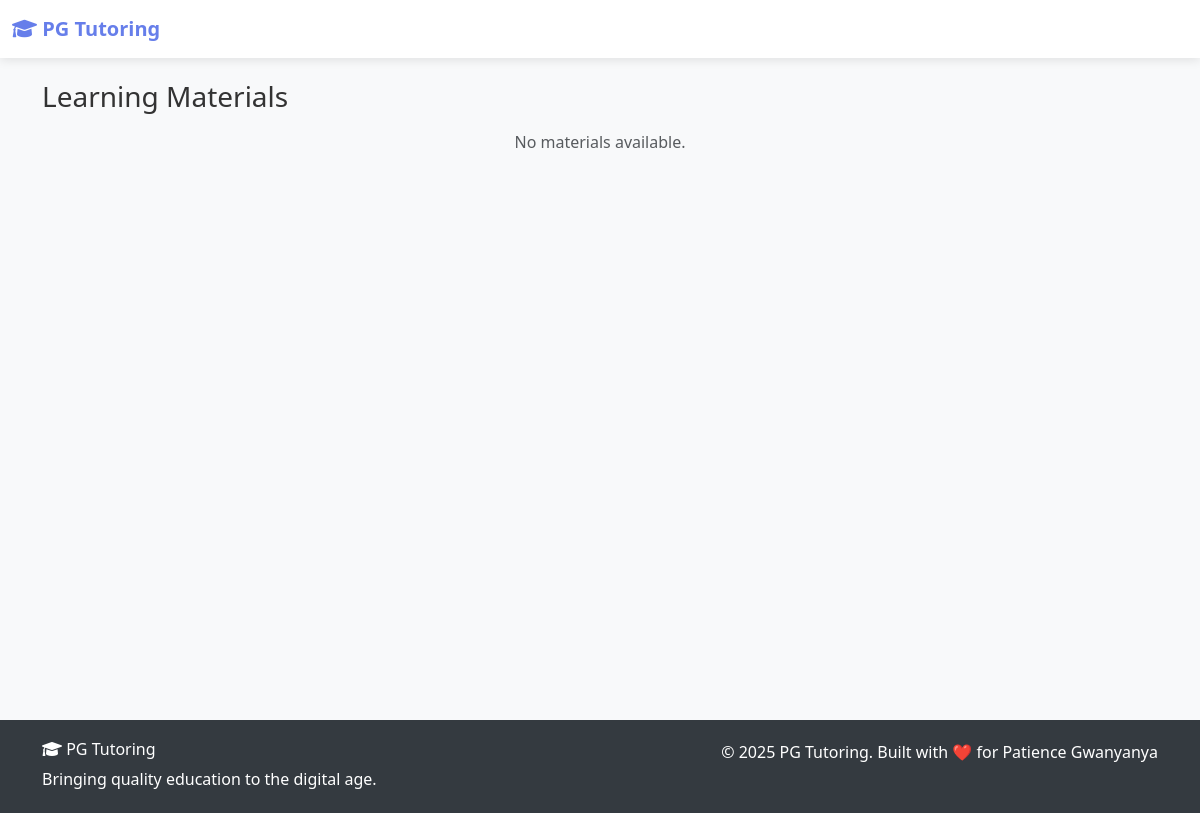
Before: /hub/ with the older database file.
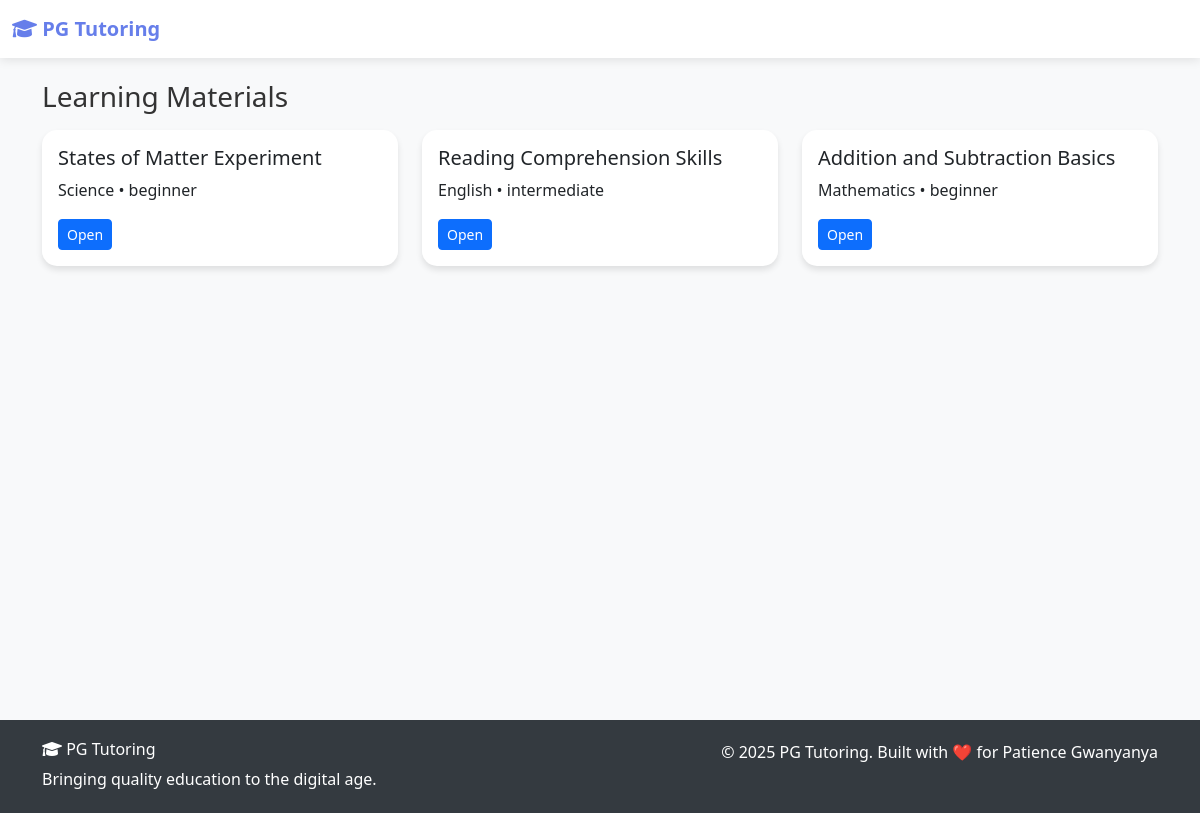
After: the same page with the newer database file.
### hub/models.py (models this page shows, shortened)
class Material(models.Model):
    MATERIAL_TYPES = (
        ("worksheet", "Worksheet"),
        ("test", "Test"),
        ("assignment", "Assignment"),
        ("reading", "Reading Material"),
        ("video", "Video"),
        ("audio", "Audio"),
        ("presentation", "Presentation"),
        ("game", "Educational Game"),
        ("reference", "Reference Material"),
    )
    DIFFICULTY_LEVELS = (
        ("beginner", "Beginner"),
        ("intermediate", "Intermediate"),
        ("advanced", "Advanced"),
    )
    GRADE_LEVELS = (
        ("k", "Kindergarten"),
        ("1", "Grade 1"),
        ("2", "Grade 2"),
        ("3", "Grade 3"),
        ("4", "Grade 4"),
        ("5", "Grade 5"),
        ("6", "Grade 6"),
        ("7", "Grade 7"),
        ("8", "Grade 8"),
        ("9", "Grade 9"),
        ("10", "Grade 10"),
        ("11", "Grade 11"),
        ("12", "Grade 12"),
        ("university", "University Level"),
    )
    title = models.CharField(max_length=200)
    description = models.TextField()
    material_type = models.CharField(max_length=20, choices=MATERIAL_TYPES)
    subject = models.ForeignKey(
        Subject, on_delete=models.CASCADE, related_name="materials"
    )
    difficulty_level = models.CharField(max_length=20, choices=DIFFICULTY_LEVELS)
    file = models.FileField(
        upload_to=material_upload_path,
        blank=True,
        null=True,
        validators=[
            validate_file_size,
            FileExtensionValidator(
                allowed_extensions=[
                    "pdf",
                    "doc",
                    "docx",
                    "ppt",
                    "pptx",
                    "xls",
                    "xlsx",
                    "jpg",
                    "jpeg",
                    "png",
                    "gif",
                    "svg",
                    "mp4",
                    "avi",
                    "mov",
                    "wmv",
                    "mp3",
                    "wav",
                    "ogg",
                    "zip",
                    "rar",
                    "txt",
                ]
            ),
        ],
        help_text="Upload educational material (max 50MB)",
    )
    external_link = models.URLField(blank=True, help_text="External resource link")
    grade_level = models.CharField(max_length=20, choices=GRADE_LEVELS)
    estimated_time = models.IntegerField(
        validators=[MinValueValidator(1), MaxValueValidator(1440)],
        help_text="Estimated time in minutes (1-1440)",
    )
    tags = models.CharField(
        max_length=500,
        blank=True,
        help_text="Comma-separated tags (e.g., algebra, fractions, beginner)",
    )
    uploaded_by = models.ForeignKey(
        settings.AUTH_USER_MODEL,
        on_delete=models.CASCADE,
        related_name="uploaded_materials",
    )
    created_at = models.DateTimeField(auto_now_add=True)
    updated_at = models.DateTimeField(auto_now=True)
    is_active = models.BooleanField(default=True)
    download_count = models.PositiveIntegerField(default=0, null=True, blank=True)
    class Meta:
        ordering = ["-created_at"]
        verbose_name = "Material"
        verbose_name_plural = "Materials"
        indexes = [
            models.Index(fields=["subject", "grade_level"]),
            models.Index(fields=["material_type", "difficulty_level"]),
            models.Index(fields=["is_active", "created_at"]),
        ]

class Subject(models.Model):
    name = models.CharField(max_length=100, unique=True)
    description = models.TextField(blank=True)
    color_code = models.CharField(
        max_length=7, default="#007bff", help_text="Hex color code (e.g., #FF5733)"
    )
    is_active = models.BooleanField(default=True)
    created_at = models.DateTimeField(auto_now_add=True, null=True, blank=True)
    class Meta:
        ordering = ["name"]
        verbose_name = "Subject"
        verbose_name_plural = "Subjects"

### hub/views.py (the view)
# urls.py: path("", views.materials_list, name="materials_list"),
def materials_list(request):
    materials = Material.objects.filter(is_active=True)
    return render(request, "hub/materials_list.html", {"materials": materials})

### templates/hub/materials_list.html (shortened to what this page needs)
{% extends 'base.html' %}
{% block content %}
<div class="container mt-4">
    <h3>Learning Materials</h3>
    <div class="row mt-3">
        {% for material in materials %}
            <div class="col-md-4 mb-3">
                <div class="card h-100">
                    <div class="card-body">
                        <h5 class="card-title">{{ material.title }}</h5>
                        <p class="card-text">{{ material.subject.name }} • {{ material.difficulty_level }}</p>
                        <a href="{% url 'hub:material_detail' material.pk %}" class="btn btn-primary btn-sm">Open</a>
                    </div>
                </div>
            </div>
        {% empty %}
            <div class="col-12 text-center text-muted">No materials available.</div>
        {% endfor %}
    </div>
</div>
{% endblock %}

### templates/base.html (shortened to what this page needs)
{% load static %}
<!DOCTYPE html>
<html lang="en">
<head>
    <link href="https://cdn.jsdelivr.net/npm/bootstrap@5.3.0/dist/css/bootstrap.min.css" rel="stylesheet">
    <link href="https://cdnjs.cloudflare.com/ajax/libs/font-awesome/6.0.0/css/all.min.css" rel="stylesheet">
    <link href="{% static 'css/main.css' %}" rel="stylesheet">
    <link href="{% static 'css/kids_theme.css' %}" rel="stylesheet">
</head>
<body>
    <nav class="navbar navbar-expand-lg navbar-dark bg-dark fixed-top">
        <div class="container-fluid">
            <a class="navbar-brand" href="{% url 'core:home' %}">
                <i class="fas fa-graduation-cap"></i> PG Tutoring
            </a>
            <div class="collapse navbar-collapse" id="navbarNav">
                <ul class="navbar-nav">
                    {% if user.is_authenticated %}
                        <li class="nav-item dropdown">
                            <a class="nav-link dropdown-toggle" href="#" id="navbarDropdown" role="button" data-bs-toggle="dropdown">
                                <i class="fas fa-user-circle"></i> {{ user.first_name|default:user.username }}
                                <span class="badge bg-primary ms-1">{{ user.get_user_type_display }}</span>
                            </a>
                            <ul class="dropdown-menu">
                                <li><a class="dropdown-item" href="{% url 'users:dashboard' %}">
                                    <i class="fas fa-tachometer-alt"></i> My Dashboard
                                </a></li>
                                <li><a class="dropdown-item" href="{% url 'users:profile' %}">
                                    <i class="fas fa-user"></i> Profile
                                </a></li>
                                <li><hr class="dropdown-divider"></li>
                                <li><a class="dropdown-item" href="{% url 'users:logout' %}">
                                    <i class="fas fa-sign-out-alt"></i> Logout
                                </a></li>
                            </ul>
                        </li>
                    {% else %}
                        <li class="nav-item dropdown">
                            <a class="nav-link dropdown-toggle btn btn-outline-light me-2" href="#" id="authDropdown" role="button" data-bs-toggle="dropdown">
                                <i class="fas fa-user-plus"></i> Get Started
                            </a>
                        </li>
                        <li class="nav-item">
                            <a class="nav-link btn btn-primary text-white ms-2" href="{% url 'users:login' %}">
                                <i class="fas fa-sign-in-alt"></i> Login
                            </a>
                        </li>
                    {% endif %}
                </ul>
            </div>
        </div>
    </nav>
    <div class="main-content">
        {% block content %}{% endblock %}
    </div>
    <footer class="footer mt-auto">
        <div class="container">
            <div class="row">
                <div class="col-md-6">
                    <h6><i class="fas fa-graduation-cap"></i> PG Tutoring</h6>
                    <p class="mb-0">Bringing quality education to the digital age.</p>
                </div>
                <div class="col-md-6 text-md-end">
                    <p class="mb-0">&copy; 2025 PG Tutoring. Built with ❤️ for Patience Gwanyanya</p>
                </div>
            </div>
        </div>
    </footer>
</body>
</html>

### static/css/main.css (style rules this page uses)
:root { --primary-gradient: linear-gradient(135deg, #667eea 0%, #764ba2 100%); --secondary-gradient: linear-gradient(135deg, #ffecd2 0%, #fcb69f 100%); --success-gradient: linear-gradient(135deg, #a8edea 0%, #fed6e3 100%); --pg-blue: #667eea; --pg-purple: #764ba2; --pg-peach: #fcb69f; }
body { font-family: 'Segoe UI', Tahoma, Geneva, Verdana, sans-serif; line-height: 1.6; color: #333; background-color: #f8f9fa; }
.card { border-radius: 15px; box-shadow: 0 5px 15px rgba(0,0,0,0.08); border: none; transition: all 0.3s ease; }
.navbar-brand { font-weight: bold; color: var(--pg-blue) !important; }
.navbar { background: white !important; box-shadow: 0 2px 10px rgba(0,0,0,0.1); }
.footer { background: #343a40; color: white; padding: 3rem 0 2rem; margin-top: 5rem; }

### static/css/kids_theme.css (style rules this page uses)
:root { --sunshine-yellow: #FFD700; --ocean-blue: #4A90E2; --forest-green: #50C878; --coral-orange: #FF6B47; --lavender-purple: #B19CD9; --cloud-white: #FAFAFA; --shadow-soft: 0 4px 12px rgba(0,0,0,0.1); --border-radius-fun: 15px; }

### templates/base.html (style rules this page uses)
:root { --primary-color: #667eea; --secondary-color: #764ba2; --success-color: #28a745; --info-color: #17a2b8; --warning-color: #ffc107; --danger-color: #dc3545; }
.navbar-brand { font-weight: bold; }
.main-content { margin-top: 80px; min-height: calc(100vh - 160px); }
.card { border: none; box-shadow: 0 4px 6px rgba(0,0,0,0.1); transition: transform 0.3s; }
.footer { background: #343a40; color: white; padding: 20px 0; margin-top: auto; }

Changed rows visible on the page:
added Material: title "States of Matter Experiment", subject.name "Science", difficulty_level "beginner"
added Material: title "Reading Comprehension Skills", subject.name "English", difficulty_level "intermediate"
added Material: title "Addition and Subtraction Basics", subject.name "Mathematics", difficulty_level "beginner"
Other visible differences:
text no longer shown: "No materials available."
